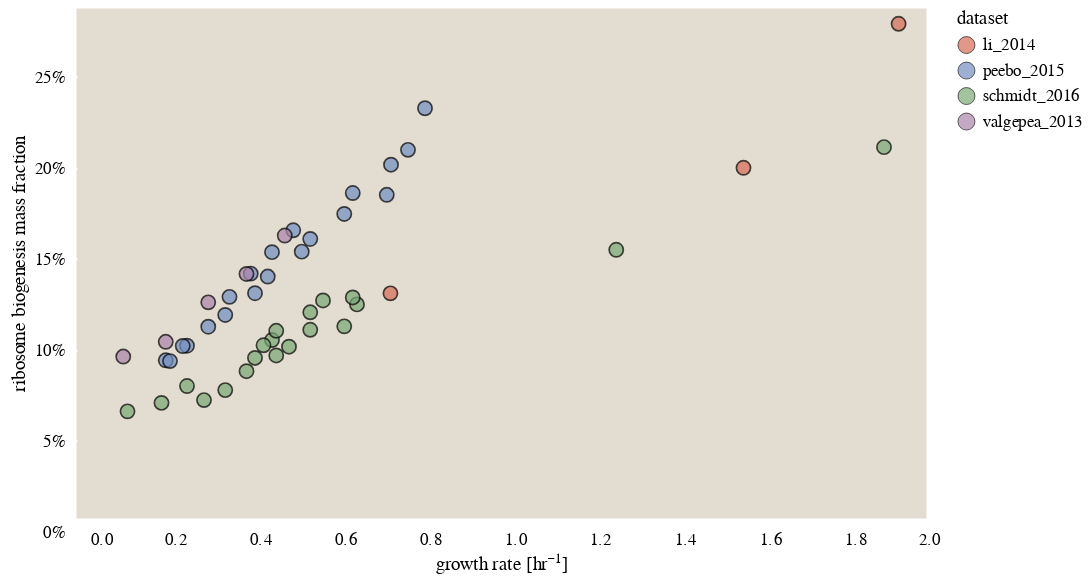

The code cell stored with this chart in its notebook:
### Code cell
base = alt.Chart(ribo_frac, width=500, height=300)

# Define the defaults
defaults = {'stroke':alt.value('black'),
            'strokeWidth':alt.value(1),
            'fill':'dataset', 
            'x' : alt.X('growth_rate_hr', axis=alt.Axis(title='growth rate [hr\u207b\u00b9]')),
            'tooltip':['condition', 'dataset','growth_rate_hr']} 
           
# Encode the points. 
frac_mass = base.mark_point(size=70).encode( 
        y = alt.Y('frac_mass', axis=alt.Axis(format='%', title='ribosome biogenesis mass fraction')),
        **defaults
).interactive()

frac_mass

### Figure 1 — Vega-Lite specification as saved in the notebook (floating-point values rounded to 4 significant figures)
{"$schema": "https://vega.github.io/schema/vega-lite/v3.4.0.json", "config": {"axis": {"domainColor": null, "grid": false, "labelFont": "Lucida Sans", "tickColor": "white", "tickOffset": 8, "tickWidth": 1.5, "ticks": true, "titleFont": "Lucida Sans", "titleFontWeight": 400}, "background": "white", "group": {"fill": "#E3DCD0"}, "legend": {"labelFont": "Lucida Sans", "titleFont": "Lucida Sans", "titleFontWeight": 400}, "mark": {"stroke": "black", "strokeWidth": 0.5}, "range": {"category": ["#D56C55", "#738FC1", "#7AA974", "#AB85AC", "#7E9D90", "#905426", "#EAC264"]}, "title": {"anchor": "middle", "font": "Lucida Sans", "fontWeight": 400}, "view": {"fill": "#E3DCD0", "height": 300, "strokeWidth": 0, "width": 400}}, "data": {"name": "data-1638fe51d0da58d4411546b0e0aa8165"}, "datasets": {"data-1638fe51d0da58d4411546b0e0aa8165": [{"condition": "42C", "dataset": "schmidt_2016", "frac_mass": 0.1176, "growth_rate_hr": 0.66, "ribo_mass": 29.8, "tot_mass": 253.5}, {"condition": "MOPS complete", "dataset": "li_2014", "frac_mass": 0.2716, "growth_rate_hr": 1.934, "ribo_mass": 184.9, "tot_mass": 680.6}, {"condition": "MOPS complete without methionine", "dataset": "li_2014", "frac_mass": 0.1925, "growth_rate_hr": 1.569, "ribo_mass": 86.52, "tot_mass": 449.3}, {"condition": "MOPS minimal", "dataset": "li_2014", "frac_mass": 0.1236, "growth_rate_hr": 0.7387, "ribo_mass": 29.39, "tot_mass": 237.8}, {"condition": "acetate", "dataset": "schmidt_2016", "frac_mass": 0.065, "growth_rate_hr": 0.3, "ribo_mass": 13.63, "tot_mass": 209.7}, {"condition": "chemostat_u0.12", "dataset": "schmidt_2016", "frac_mass": 0.05882, "growth_rate_hr": 0.12, "ribo_mass": 11.22, "tot_mass": 190.8}, {"condition": "chemostat_u0.2", "dataset": "schmidt_2016", "frac_mass": 0.06347, "growth_rate_hr": 0.2, "ribo_mass": 12.63, "tot_mass": 199.0}, {"condition": "chemostat_u0.35", "dataset": "schmidt_2016", "frac_mass": 0.07048, "growth_rate_hr": 0.35, "ribo_mass": 15.18, "tot_mass": 215.3}, {"condition": "chemostat_u0.5", "dataset": "schmidt_2016", "frac_mass": 0.09433, "growth_rate_hr": 0.5, "ribo_mass": 21.98, "tot_mass": 233.0}, {"condition": "fructose", "dataset": "schmidt_2016", "frac_mass": 0.1214, "growth_rate_hr": 0.65, "ribo_mass": 30.61, "tot_mass": 252.2}, {"condition": "fumarate", "dataset": "schmidt_2016", "frac_mass": 0.08816, "growth_rate_hr": 0.42, "ribo_mass": 19.7, "tot_mass": 223.4}, {"condition": "galactose", "dataset": "schmidt_2016", "frac_mass": 0.07273, "growth_rate_hr": 0.26, "ribo_mass": 14.93, "tot_mass": 205.4}, {"condition": "glucosamine", "dataset": "schmidt_2016", "frac_mass": 0.09799, "growth_rate_hr": 0.46, "ribo_mass": 22.36, "tot_mass": 228.2}, {"condition": "glucose", "dataset": "schmidt_2016", "frac_mass": 0.1197, "growth_rate_hr": 0.58, "ribo_mass": 29.1, "tot_mass": 243.1}, {"condition": "glucose_minimal", "dataset": "peebo_2015", "frac_mass": 0.08685, "growth_rate_hr": 0.21, "ribo_mass": 16.25, "tot_mass": 187.1}, {"condition": "glucose_minimal", "dataset": "peebo_2015", "frac_mass": 0.08642, "growth_rate_hr": 0.22, "ribo_mass": 16.31, "tot_mass": 188.7}, {"condition": "glucose_minimal", "dataset": "peebo_2015", "frac_mass": 0.09487, "growth_rate_hr": 0.26, "ribo_mass": 18.52, "tot_mass": 195.2}, {"condition": "glucose_minimal", "dataset": "peebo_2015", "frac_mass": 0.1053, "growth_rate_hr": 0.31, "ribo_mass": 21.41, "tot_mass": 203.3}, {"condition": "glucose_minimal", "dataset": "peebo_2015", "frac_mass": 0.1217, "growth_rate_hr": 0.36, "ribo_mass": 25.73, "tot_mass": 211.5}, {"condition": "glucose_minimal", "dataset": "peebo_2015", "frac_mass": 0.1344, "growth_rate_hr": 0.41, "ribo_mass": 29.52, "tot_mass": 219.6}, {"condition": "glucose_minimal", "dataset": "peebo_2015", "frac_mass": 0.1462, "growth_rate_hr": 0.46, "ribo_mass": 33.3, "tot_mass": 227.7}, {"condition": "glucose_minimal", "dataset": "peebo_2015", "frac_mass": 0.1582, "growth_rate_hr": 0.51, "ribo_mass": 37.32, "tot_mass": 235.8}, {"condition": "glucose_minimal", "dataset": "valgepea_2013", "frac_mass": 0.0889, "growth_rate_hr": 0.11, "ribo_mass": 15.12, "tot_mass": 170.1}, {"condition": "glucose_minimal", "dataset": "valgepea_2013", "frac_mass": 0.09701, "growth_rate_hr": 0.21, "ribo_mass": 17.4, "tot_mass": 179.3}, {"condition": "glucose_minimal", "dataset": "valgepea_2013", "frac_mass": 0.1187, "growth_rate_hr": 0.31, "ribo_mass": 22.43, "tot_mass": 189.0}, {"condition": "glucose_minimal", "dataset": "valgepea_2013", "frac_mass": 0.1342, "growth_rate_hr": 0.4, "ribo_mass": 26.61, "tot_mass": 198.2}, {"condition": "glucose_minimal", "dataset": "valgepea_2013", "frac_mass": 0.1554, "growth_rate_hr": 0.49, "ribo_mass": 32.29, "tot_mass": 207.8}, {"condition": "glycerol", "dataset": "schmidt_2016", "frac_mass": 0.103, "growth_rate_hr": 0.47, "ribo_mass": 23.63, "tot_mass": 229.4}, {"condition": "glycerol_pAA", "dataset": "schmidt_2016", "frac_mass": 0.1475, "growth_rate_hr": 1.27, "ribo_mass": 51.58, "tot_mass": 349.6}, {"condition": "lb_miller", "dataset": "schmidt_2016", "frac_mass": 0.2039, "growth_rate_hr": 1.9, "ribo_mass": 99.33, "tot_mass": 487.2}, {"condition": "mannose", "dataset": "schmidt_2016", "frac_mass": 0.0895, "growth_rate_hr": 0.47, "ribo_mass": 20.53, "tot_mass": 229.4}, {"condition": "osmotic_stress_glucose", "dataset": "schmidt_2016", "frac_mass": 0.1036, "growth_rate_hr": 0.55, "ribo_mass": 24.79, "tot_mass": 239.2}, {"condition": "pH6", "dataset": "schmidt_2016", "frac_mass": 0.1055, "growth_rate_hr": 0.63, "ribo_mass": 26.32, "tot_mass": 249.5}, {"condition": "pyruvate", "dataset": "schmidt_2016", "frac_mass": 0.08089, "growth_rate_hr": 0.4, "ribo_mass": 17.88, "tot_mass": 221.1}, {"condition": "rich", "dataset": "peebo_2015", "frac_mass": 0.09471, "growth_rate_hr": 0.25, "ribo_mass": 18.33, "tot_mass": 193.6}, {"condition": "rich", "dataset": "peebo_2015", "frac_mass": 0.1118, "growth_rate_hr": 0.35, "ribo_mass": 23.45, "tot_mass": 209.8}, {"condition": "rich", "dataset": "peebo_2015", "frac_mass": 0.1237, "growth_rate_hr": 0.42, "ribo_mass": 27.36, "tot_mass": 221.2}, {"condition": "rich", "dataset": "peebo_2015", "frac_mass": 0.1328, "growth_rate_hr": 0.45, "ribo_mass": 30.03, "tot_mass": 226.1}, {"condition": "rich", "dataset": "peebo_2015", "frac_mass": 0.1465, "growth_rate_hr": 0.53, "ribo_mass": 35.03, "tot_mass": 239.1}, {"condition": "rich", "dataset": "peebo_2015", "frac_mass": 0.1535, "growth_rate_hr": 0.55, "ribo_mass": 37.19, "tot_mass": 242.3}, {"condition": "rich", "dataset": "peebo_2015", "frac_mass": 0.1672, "growth_rate_hr": 0.63, "ribo_mass": 42.69, "tot_mass": 255.3}, {"condition": "rich", "dataset": "peebo_2015", "frac_mass": 0.1787, "growth_rate_hr": 0.65, "ribo_mass": 46.2, "tot_mass": 258.6}, {"condition": "rich", "dataset": "peebo_2015", "frac_mass": 0.1777, "growth_rate_hr": 0.73, "ribo_mass": 48.26, "tot_mass": 271.6}, {"condition": "rich", "dataset": "peebo_2015", "frac_mass": 0.1943, "growth_rate_hr": 0.74, "ribo_mass": 53.07, "tot_mass": 273.2}, {"condition": "rich", "dataset": "peebo_2015", "frac_mass": 0.2024, "growth_rate_hr": 0.78, "ribo_mass": 56.61, "tot_mass": 279.7}, {"condition": "rich", "dataset": "peebo_2015", "frac_mass": 0.2252, "growth_rate_hr": 0.82, "ribo_mass": 64.46, "tot_mass": 286.2}, {"condition": "succinate", "dataset": "schmidt_2016", "frac_mass": 0.0951, "growth_rate_hr": 0.44, "ribo_mass": 21.47, "tot_mass": 225.8}, {"condition": "xylose", "dataset": "schmidt_2016", "frac_mass": 0.1132, "growth_rate_hr": 0.55, "ribo_mass": 27.08, "tot_mass": 239.2}]}, "encoding": {"fill": {"field": "dataset", "type": "nominal"}, "stroke": {"value": "black"}, "strokeWidth": {"value": 1}, "tooltip": [{"field": "condition", "type": "nominal"}, {"field": "dataset", "type": "nominal"}, {"field": "growth_rate_hr", "type": "quantitative"}], "x": {"axis": {"title": "growth rate [hr⁻¹]"}, "field": "growth_rate_hr", "type": "quantitative"}, "y": {"axis": {"format": "%", "title": "ribosome biogenesis mass fraction"}, "field": "frac_mass", "type": "quantitative"}}, "height": 300, "mark": {"size": 70, "type": "point"}, "selection": {"selector006": {"bind": "scales", "encodings": ["x", "y"], "type": "interval"}}, "width": 500}
